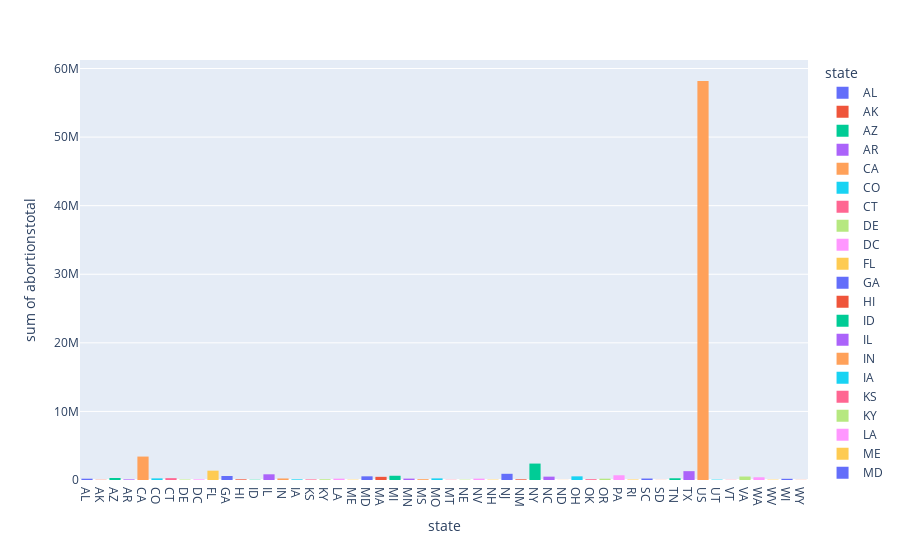

Source (notebook cell):
### Code cell
import plotly.express as px
fig = px.histogram(AbTimeline_df, x="state", y="abortionstotal", color="state")
fig.update_layout(
    xaxis = dict(
    tickmode = 'array',
    tick0 = 0.2,
    dtick = 1   
 )
)
fig.show()

### Figure 1 — Plotly figure (JSON) as saved in the notebook; plotly's stock layout.template omitted (floating-point values rounded to 4 significant figures)
{"data": [{"alignmentgroup": "True", "bingroup": "x", "histfunc": "sum", "hovertemplate": "state=%{x}<br>sum of abortionstotal=%{y}<extra></extra>", "legendgroup": "AL", "marker": {"color": "#636efa", "pattern": {"shape": ""}}, "name": "AL", "offsetgroup": "AL", "orientation": "v", "showlegend": true, "type": "histogram", "x": ["AL", "AL", "AL", "AL", "AL", "AL", "AL", "AL", "AL", "AL", "AL", "AL", "AL", "AL", "AL", "AL", "AL"], "xaxis": "x", "y": [20100, 17720, 14940, 13060, 10840, 10980, 11130, 11020, 10530, 10030, 9600, 8920, 8230, 8310, 8150, 7920, 7660], "yaxis": "y"}, {"alignmentgroup": "True", "bingroup": "x", "histfunc": "sum", "hovertemplate": "state=%{x}<br>sum of abortionstotal=%{y}<extra></extra>", "legendgroup": "AK", "marker": {"color": "#EF553B", "pattern": {"shape": ""}}, "name": "AK", "offsetgroup": "AK", "orientation": "v", "showlegend": true, "type": "histogram", "x": ["AK", "AK", "AK", "AK", "AK", "AK", "AK", "AK", "AK", "AK", "AK", "AK", "AK", "AK", "AK", "AK", "AK"], "xaxis": "x", "y": [2700, 2800, 2310, 1900, 2130, 2060, 2000, 1960, 2040, 2120, 2030, 1890, 1740, 1640, 1540, 1450, 1420], "yaxis": "y"}, {"alignmentgroup": "True", "bingroup": "x", "histfunc": "sum", "hovertemplate": "state=%{x}<br>sum of abortionstotal=%{y}<extra></extra>", "legendgroup": "AZ", "marker": {"color": "#00cc96", "pattern": {"shape": ""}}, "name": "AZ", "offsetgroup": "AZ", "orientation": "v", "showlegend": true, "type": "histogram", "x": ["AZ", "AZ", "AZ", "AZ", "AZ", "AZ", "AZ", "AZ", "AZ", "AZ", "AZ", "AZ", "AZ", "AZ", "AZ", "AZ", "AZ"], "xaxis": "x", "y": [22200, 21200, 20120, 18410, 19710, 18850, 17990, 19770, 17480, 15190, 16270, 15040, 13820, 13240, 13640, 14040, 13270], "yaxis": "y"}, {"alignmentgroup": "True", "bingroup": "x", "histfunc": "sum", "hovertemplate": "state=%{x}<br>sum of abortionstotal=%{y}<extra></extra>", "legendgroup": "AR", "marker": {"color": "#ab63fa", "pattern": {"shape": ""}}, "name": "AR", "offsetgroup": "AR", "orientation": "v", "showlegend": true, "type": "histogram", "x": ["AR", "AR", "AR", "AR", "AR", "AR", "AR", "AR", "AR", "AR", "AR", "AR", "AR", "AR", "AR", "AR", "AR"], "xaxis": "x", "y": [7860, 8690, 6680, 5880, 5200, 5450, 5690, 5710, 5630, 5490, 5210, 5010, 4810, 4350, 3930, 3590, 3710], "yaxis": "y"}, {"alignmentgroup": "True", "bingroup": "x", "histfunc": "sum", "hovertemplate": "state=%{x}<br>sum of abortionstotal=%{y}<extra></extra>", "legendgroup": "CA", "marker": {"color": "#FFA15A", "pattern": {"shape": ""}}, "name": "CA", "offsetgroup": "CA", "orientation": "v", "showlegend": true, "type": "histogram", "x": ["CA", "CA", "CA", "CA", "CA", "CA", "CA", "CA", "CA", "CA", "CA", "CA", "CA", "CA", "CA", "CA", "CA"], "xaxis": "x", "y": [311440, 303850, 237870, 235670, 206260, 213550, 220840, 211930, 200720, 189110, 177360, 170420, 163550, 156690, 148000, 139320, 131380], "yaxis": "y"}, {"alignmentgroup": "True", "bingroup": "x", "histfunc": "sum", "hovertemplate": "state=%{x}<br>sum of abortionstotal=%{y}<extra></extra>", "legendgroup": "CO", "marker": {"color": "#19d3f3", "pattern": {"shape": ""}}, "name": "CO", "offsetgroup": "CO", "orientation": "v", "showlegend": true, "type": "histogram", "x": ["CO", "CO", "CO", "CO", "CO", "CO", "CO", "CO", "CO", "CO", "CO", "CO", "CO", "CO", "CO", "CO", "CO"], "xaxis": "x", "y": [17550, 18410, 16670, 12950, 14720, 14990, 15160, 14920, 14330, 13730, 13130, 12400, 11660, 11760, 11410, 11050, 11100], "yaxis": "y"}, {"alignmentgroup": "True", "bingroup": "x", "histfunc": "sum", "hovertemplate": "state=%{x}<br>sum of abortionstotal=%{y}<extra></extra>", "legendgroup": "CT", "marker": {"color": "#FF6692", "pattern": {"shape": ""}}, "name": "CT", "offsetgroup": "CT", "orientation": "v", "showlegend": true, "type": "histogram", "x": ["CT", "CT", "CT", "CT", "CT", "CT", "CT", "CT", "CT", "CT", "CT", "CT", "CT", "CT", "CT", "CT", "CT"], "xaxis": "x", "y": [24470, 20100, 16510, 15460, 17340, 17580, 17730, 17210, 16350, 15480, 14630, 13900, 13360, 13280, 12770, 12260, 11950], "yaxis": "y"}, {"alignmentgroup": "True", "bingroup": "x", "histfunc": "sum", "hovertemplate": "state=%{x}<br>sum of abortionstotal=%{y}<extra></extra>", "legendgroup": "DE", "marker": {"color": "#B6E880", "pattern": {"shape": ""}}, "name": "DE", "offsetgroup": "DE", "orientation": "v", "showlegend": true, "type": "histogram", "x": ["DE", "DE", "DE", "DE", "DE", "DE", "DE", "DE", "DE", "DE", "DE", "DE", "DE", "DE", "DE", "DE", "DE"], "xaxis": "x", "y": [4570, 4620, 2970, 3920, 4140, 4990, 5850, 5650, 5520, 5380, 4690, 4010, 3340, 3200, 3040, 2880, 2770], "yaxis": "y"}, {"alignmentgroup": "True", "bingroup": "x", "histfunc": "sum", "hovertemplate": "state=%{x}<br>sum of abortionstotal=%{y}<extra></extra>", "legendgroup": "DC", "marker": {"color": "#FF97FF", "pattern": {"shape": ""}}, "name": "DC", "offsetgroup": "DC", "orientation": "v", "showlegend": true, "type": "histogram", "x": ["DC", "DC", "DC", "DC", "DC", "DC", "DC", "DC", "DC", "DC", "DC", "DC", "DC", "DC", "DC", "DC", "DC"], "xaxis": "x", "y": [13830, 11040, 5620, 5750, 6390, 5900, 5400, 5880, 4970, 4060, 3400, 3570, 3740, 3800, 3330, 2870, 3930], "yaxis": "y"}, {"alignmentgroup": "True", "bingroup": "x", "histfunc": "sum", "hovertemplate": "state=%{x}<br>sum of abortionstotal=%{y}<extra></extra>", "legendgroup": "FL", "marker": {"color": "#FECB52", "pattern": {"shape": ""}}, "name": "FL", "offsetgroup": "FL", "orientation": "v", "showlegend": true, "type": "histogram", "x": ["FL", "FL", "FL", "FL", "FL", "FL", "FL", "FL", "FL", "FL", "FL", "FL", "FL", "FL", "FL", "FL", "FL"], "xaxis": "x", "y": [75820, 77320, 90160, 96000, 85360, 86980, 88600, 86310, 84150, 82020, 79890, 76730, 73560, 72630, 69390, 66150, 68640], "yaxis": "y"}, {"alignmentgroup": "True", "bingroup": "x", "histfunc": "sum", "hovertemplate": "state=%{x}<br>sum of abortionstotal=%{y}<extra></extra>", "legendgroup": "GA", "marker": {"color": "#636efa", "pattern": {"shape": ""}}, "name": "GA", "offsetgroup": "GA", "orientation": "v", "showlegend": true, "type": "histogram", "x": ["GA", "GA", "GA", "GA", "GA", "GA", "GA", "GA", "GA", "GA", "GA", "GA", "GA", "GA", "GA", "GA", "GA"], "xaxis": "x", "y": [35320, 39970, 35230, 32270, 32040, 32690, 33680, 39370, 37260, 35160, 34460, 33620, 32550, 31120, 31750, 32390, 32520], "yaxis": "y"}, {"alignmentgroup": "True", "bingroup": "x", "histfunc": "sum", "hovertemplate": "state=%{x}<br>sum of abortionstotal=%{y}<extra></extra>", "legendgroup": "HI", "marker": {"color": "#EF553B", "pattern": {"shape": ""}}, "name": "HI", "offsetgroup": "HI", "orientation": "v", "showlegend": true, "type": "histogram", "x": ["HI", "HI", "HI", "HI", "HI", "HI", "HI", "HI", "HI", "HI", "HI", "HI", "HI", "HI", "HI", "HI", "HI"], "xaxis": "x", "y": [11120, 12180, 6930, 5630, 5330, 5490, 5650, 5650, 5590, 5530, 5540, 4900, 4260, 3750, 3370, 3130, 3220], "yaxis": "y"}, {"alignmentgroup": "True", "bingroup": "x", "histfunc": "sum", "hovertemplate": "state=%{x}<br>sum of abortionstotal=%{y}<extra></extra>", "legendgroup": "ID", "marker": {"color": "#00cc96", "pattern": {"shape": ""}}, "name": "ID", "offsetgroup": "ID", "orientation": "v", "showlegend": true, "type": "histogram", "x": ["ID", "ID", "ID", "ID", "ID", "ID", "ID", "ID", "ID", "ID", "ID", "ID", "ID", "ID", "ID", "ID", "ID"], "xaxis": "x", "y": [2760, 2420, 2450, 2750, 2540, 2700, 2860, 2580, 2490, 2410, 2340, 2090, 1850, 1790, 1780, 1780, 1790], "yaxis": "y"}, {"alignmentgroup": "True", "bingroup": "x", "histfunc": "sum", "hovertemplate": "state=%{x}<br>sum of abortionstotal=%{y}<extra></extra>", "legendgroup": "IL", "marker": {"color": "#ab63fa", "pattern": {"shape": ""}}, "name": "IL", "offsetgroup": "IL", "orientation": "v", "showlegend": true, "type": "histogram", "x": ["IL", "IL", "IL", "IL", "IL", "IL", "IL", "IL", "IL", "IL", "IL", "IL", "IL", "IL", "IL", "IL", "IL"], "xaxis": "x", "y": [72500, 66500, 66920, 58370, 48420, 48560, 48710, 51670, 47020, 42370, 42360, 42020, 41430, 40120, 38830, 37590, 37770], "yaxis": "y"}, {"alignmentgroup": "True", "bingroup": "x", "histfunc": "sum", "hovertemplate": "state=%{x}<br>sum of abortionstotal=%{y}<extra></extra>", "legendgroup": "IN", "marker": {"color": "#FFA15A", "pattern": {"shape": ""}}, "name": "IN", "offsetgroup": "IN", "orientation": "v", "showlegend": true, "type": "histogram", "x": ["IN", "IN", "IN", "IN", "IN", "IN", "IN", "IN", "IN", "IN", "IN", "IN", "IN", "IN", "IN", "IN", "IN"], "xaxis": "x", "y": [20930, 21170, 18340, 15140, 13180, 12810, 12440, 12300, 12020, 11600, 10710, 10200, 9910, 10130, 10190, 10240, 10270], "yaxis": "y"}, {"alignmentgroup": "True", "bingroup": "x", "histfunc": "sum", "hovertemplate": "state=%{x}<br>sum of abortionstotal=%{y}<extra></extra>", "legendgroup": "IA", "marker": {"color": "#19d3f3", "pattern": {"shape": ""}}, "name": "IA", "offsetgroup": "IA", "orientation": "v", "showlegend": true, "type": "histogram", "x": ["IA", "IA", "IA", "IA", "IA", "IA", "IA", "IA", "IA", "IA", "IA", "IA", "IA", "IA", "IA", "IA", "IA"], "xaxis": "x", "y": [10480, 7480, 6150, 6280, 6130, 6390, 6660, 6160, 6010, 5860, 5430, 4790, 4150, 3930, 3990, 4050, 3650], "yaxis": "y"}, {"alignmentgroup": "True", "bingroup": "x", "histfunc": "sum", "hovertemplate": "state=%{x}<br>sum of abortionstotal=%{y}<extra></extra>", "legendgroup": "KS", "marker": {"color": "#FF6692", "pattern": {"shape": ""}}, "name": "KS", "offsetgroup": "KS", "orientation": "v", "showlegend": true, "type": "histogram", "x": ["KS", "KS", "KS", "KS", "KS", "KS", "KS", "KS", "KS", "KS", "KS", "KS", "KS", "KS", "KS", "KS", "KS"], "xaxis": "x", "y": [7210, 7140, 6940, 6440, 5620, 5670, 5720, 5670, 4830, 3990, 3870, 3910, 3940, 3800, 3660, 3520, 3520], "yaxis": "y"}, {"alignmentgroup": "True", "bingroup": "x", "histfunc": "sum", "hovertemplate": "state=%{x}<br>sum of abortionstotal=%{y}<extra></extra>", "legendgroup": "KY", "marker": {"color": "#B6E880", "pattern": {"shape": ""}}, "name": "KY", "offsetgroup": "KY", "orientation": "v", "showlegend": true, "type": "histogram", "x": ["KY", "KY", "KY", "KY", "KY", "KY", "KY", "KY", "KY", "KY", "KY", "KY", "KY", "KY", "KY", "KY", "KY"], "xaxis": "x", "y": [10090, 9850, 7890, 6720, 6060, 6080, 6110, 6380, 6170, 5960, 5820, 5500, 5180, 5180, 4910, 4640, 4780], "yaxis": "y"}, {"alignmentgroup": "True", "bingroup": "x", "histfunc": "sum", "hovertemplate": "state=%{x}<br>sum of abortionstotal=%{y}<extra></extra>", "legendgroup": "LA", "marker": {"color": "#FF97FF", "pattern": {"shape": ""}}, "name": "LA", "offsetgroup": "LA", "orientation": "v", "showlegend": true, "type": "histogram", "x": ["LA", "LA", "LA", "LA", "LA", "LA", "LA", "LA", "LA", "LA", "LA", "LA", "LA", "LA", "LA", "LA", "LA"], "xaxis": "x", "y": [17030, 11800, 13110, 11380, 10330, 11220, 12520, 14110, 12930, 11750, 11310, 10470, 9630, 9620, 9830, 10040, 9280], "yaxis": "y"}, {"alignmentgroup": "True", "bingroup": "x", "histfunc": "sum", "hovertemplate": "state=%{x}<br>sum of abortionstotal=%{y}<extra></extra>", "legendgroup": "ME", "marker": {"color": "#FECB52", "pattern": {"shape": ""}}, "name": "ME", "offsetgroup": "ME", "orientation": "v", "showlegend": true, "type": "histogram", "x": ["ME", "ME", "ME", "ME", "ME", "ME", "ME", "ME", "ME", "ME", "ME", "ME", "ME", "ME", "ME", "ME", "ME"], "xaxis": "x", "y": [4140, 4260, 3390, 2910, 2840, 2940, 3030, 2970, 2830, 2640, 2410, 2390, 2380, 2400, 2240, 2080, 2050], "yaxis": "y"}, {"alignmentgroup": "True", "bingroup": "x", "histfunc": "sum", "hovertemplate": "state=%{x}<br>sum of abortionstotal=%{y}<extra></extra>", "legendgroup": "MD", "marker": {"color": "#636efa", "pattern": {"shape": ""}}, "name": "MD", "offsetgroup": "MD", "orientation": "v", "showlegend": true, "type": "histogram", "x": ["MD", "MD", "MD", "MD", "MD", "MD", "MD", "MD", "MD", "MD", "MD", "MD", "MD", "MD", "MD", "MD", "MD"], "xaxis": "x", "y": [41090, 39490, 36940, 38670, 35250, 31990, 28720, 28390, 29630, 30890, 32140, 29610, 27080, 26430, 26010, 25730, 26940], "yaxis": "y"}, {"alignmentgroup": "True", "bingroup": "x", "histfunc": "sum", "hovertemplate": "state=%{x}<br>sum of abortionstotal=%{y}<extra></extra>", "legendgroup": "MA", "marker": {"color": "#EF553B", "pattern": {"shape": ""}}, "name": "MA", "offsetgroup": "MA", "orientation": "v", "showlegend": true, "type": "histogram", "x": ["MA", "MA", "MA", "MA", "MA", "MA", "MA", "MA", "MA", "MA", "MA", "MA", "MA", "MA", "MA", "MA", "MA"], "xaxis": "x", "y": [44260, 41610, 40150, 29870, 27800, 27130, 26460, 25800, 25240, 24790, 24430, 22840, 21250, 21280, 20370, 19470, 18880], "yaxis": "y"}, {"alignmentgroup": "True", "bingroup": "x", "histfunc": "sum", "hovertemplate": "state=%{x}<br>sum of abortionstotal=%{y}<extra></extra>", "legendgroup": "MI", "marker": {"color": "#00cc96", "pattern": {"shape": ""}}, "name": "MI", "offsetgroup": "MI", "orientation": "v", "showlegend": true, "type": "histogram", "x": ["MI", "MI", "MI", "MI", "MI", "MI", "MI", "MI", "MI", "MI", "MI", "MI", "MI", "MI", "MI", "MI", "MI"], "xaxis": "x", "y": [62770, 54530, 47430, 45710, 39930, 37530, 35780, 36050, 33410, 30770, 29270, 28780, 28420, 28130, 27290, 26460, 26130], "yaxis": "y"}, {"alignmentgroup": "True", "bingroup": "x", "histfunc": "sum", "hovertemplate": "state=%{x}<br>sum of abortionstotal=%{y}<extra></extra>", "legendgroup": "MN", "marker": {"color": "#ab63fa", "pattern": {"shape": ""}}, "name": "MN", "offsetgroup": "MN", "orientation": "v", "showlegend": true, "type": "histogram", "x": ["MN", "MN", "MN", "MN", "MN", "MN", "MN", "MN", "MN", "MN", "MN", "MN", "MN", "MN", "MN", "MN", "MN"], "xaxis": "x", "y": [17400, 15090, 13950, 13940, 13370, 13420, 13480, 12580, 11780, 11120, 10690, 10130, 9570, 9230, 9360, 9590, 10100], "yaxis": "y"}, {"alignmentgroup": "True", "bingroup": "x", "histfunc": "sum", "hovertemplate": "state=%{x}<br>sum of abortionstotal=%{y}<extra></extra>", "legendgroup": "MS", "marker": {"color": "#FFA15A", "pattern": {"shape": ""}}, "name": "MS", "offsetgroup": "MS", "orientation": "v", "showlegend": true, "type": "histogram", "x": ["MS", "MS", "MS", "MS", "MS", "MS", "MS", "MS", "MS", "MS", "MS", "MS", "MS", "MS", "MS", "MS", "MS"], "xaxis": "x", "y": [6480, 8830, 9020, 9060, 7930, 7880, 7850, 8210, 7640, 7070, 6700, 6280, 5860, 5540, 5300, 5100, 4930], "yaxis": "y"}, {"alignmentgroup": "True", "bingroup": "x", "histfunc": "sum", "hovertemplate": "state=%{x}<br>sum of abortionstotal=%{y}<extra></extra>", "legendgroup": "MO", "marker": {"color": "#19d3f3", "pattern": {"shape": ""}}, "name": "MO", "offsetgroup": "MO", "orientation": "v", "showlegend": true, "type": "histogram", "x": ["MO", "MO", "MO", "MO", "MO", "MO", "MO", "MO", "MO", "MO", "MO", "MO", "MO", "MO", "MO", "MO", "MO"], "xaxis": "x", "y": [23940, 19870, 16050, 17410, 14900, 15070, 15250, 15160, 13550, 11930, 11510, 11080, 10610, 9180, 9640, 10100, 9690], "yaxis": "y"}, {"alignmentgroup": "True", "bingroup": "x", "histfunc": "sum", "hovertemplate": "state=%{x}<br>sum of abortionstotal=%{y}<extra></extra>", "legendgroup": "MT", "marker": {"color": "#FF6692", "pattern": {"shape": ""}}, "name": "MT", "offsetgroup": "MT", "orientation": "v", "showlegend": true, "type": "histogram", "x": ["MT", "MT", "MT", "MT", "MT", "MT", "MT", "MT", "MT", "MT", "MT", "MT", "MT", "MT", "MT", "MT", "MT"], "xaxis": "x", "y": [2350, 2810, 2430, 2220, 2020, 2070, 2110, 2040, 2000, 1980, 1990, 1820, 1660, 1520, 1530, 1540, 1510], "yaxis": "y"}, {"alignmentgroup": "True", "bingroup": "x", "histfunc": "sum", "hovertemplate": "state=%{x}<br>sum of abortionstotal=%{y}<extra></extra>", "legendgroup": "NE", "marker": {"color": "#B6E880", "pattern": {"shape": ""}}, "name": "NE", "offsetgroup": "NE", "orientation": "v", "showlegend": true, "type": "histogram", "x": ["NE", "NE", "NE", "NE", "NE", "NE", "NE", "NE", "NE", "NE", "NE", "NE", "NE", "NE", "NE", "NE", "NE"], "xaxis": "x", "y": [5490, 4950, 3930, 3920, 2990, 2690, 2500, 2850, 2630, 2410, 2550, 2510, 2440, 2360, 2260, 2170, 2250], "yaxis": "y"}, {"alignmentgroup": "True", "bingroup": "x", "histfunc": "sum", "hovertemplate": "state=%{x}<br>sum of abortionstotal=%{y}<extra></extra>", "legendgroup": "NV", "marker": {"color": "#FF97FF", "pattern": {"shape": ""}}, "name": "NV", "offsetgroup": "NV", "orientation": "v", "showlegend": true, "type": "histogram", "x": ["NV", "NV", "NV", "NV", "NV", "NV", "NV", "NV", "NV", "NV", "NV", "NV", "NV", "NV", "NV", "NV", "NV"], "xaxis": "x", "y": [9450, 12400, 14080, 12880, 12990, 13320, 13630, 13020, 12790, 12570, 11960, 10750, 9550, 10840, 10150, 9460, 9620], "yaxis": "y"}, {"alignmentgroup": "True", "bingroup": "x", "histfunc": "sum", "hovertemplate": "state=%{x}<br>sum of abortionstotal=%{y}<extra></extra>", "legendgroup": "NH", "marker": {"color": "#FECB52", "pattern": {"shape": ""}}, "name": "NH", "offsetgroup": "NH", "orientation": "v", "showlegend": true, "type": "histogram", "x": ["NH", "NH", "NH", "NH", "NH", "NH", "NH", "NH", "NH", "NH", "NH", "NH", "NH", "NH", "NH", "NH", "NH"], "xaxis": "x", "y": [5940, 4490, 4670, 4020, 3060, 3030, 2990, 2860, 2840, 2830, 2880, 2610, 2340, 2530, 2480, 2410, 2330], "yaxis": "y"}, {"alignmentgroup": "True", "bingroup": "x", "histfunc": "sum", "hovertemplate": "state=%{x}<br>sum of abortionstotal=%{y}<extra></extra>", "legendgroup": "NJ", "marker": {"color": "#636efa", "pattern": {"shape": ""}}, "name": "NJ", "offsetgroup": "NJ", "orientation": "v", "showlegend": true, "type": "histogram", "x": ["NJ", "NJ", "NJ", "NJ", "NJ", "NJ", "NJ", "NJ", "NJ", "NJ", "NJ", "NJ", "NJ", "NJ", "NJ", "NJ", "NJ"], "xaxis": "x", "y": [66300, 58420, 64230, 66110, 60330, 58030, 55740, 54730, 51930, 49130, 46670, 44680, 43340, 43990, 45680, 47370, 47010], "yaxis": "y"}, {"alignmentgroup": "True", "bingroup": "x", "histfunc": "sum", "hovertemplate": "state=%{x}<br>sum of abortionstotal=%{y}<extra></extra>", "legendgroup": "NM", "marker": {"color": "#EF553B", "pattern": {"shape": ""}}, "name": "NM", "offsetgroup": "NM", "orientation": "v", "showlegend": true, "type": "histogram", "x": ["NM", "NM", "NM", "NM", "NM", "NM", "NM", "NM", "NM", "NM", "NM", "NM", "NM", "NM", "NM", "NM", "NM"], "xaxis": "x", "y": [8180, 7780, 6560, 6890, 6690, 7020, 7350, 6730, 6420, 6110, 5520, 4860, 4190, 4030, 4120, 4210, 3830], "yaxis": "y"}, {"alignmentgroup": "True", "bingroup": "x", "histfunc": "sum", "hovertemplate": "state=%{x}<br>sum of abortionstotal=%{y}<extra></extra>", "legendgroup": "NY", "marker": {"color": "#00cc96", "pattern": {"shape": ""}}, "name": "NY", "offsetgroup": "NY", "orientation": "v", "showlegend": true, "type": "histogram", "x": ["NY", "NY", "NY", "NY", "NY", "NY", "NY", "NY", "NY", "NY", "NY", "NY", "NY", "NY", "NY", "NY", "NY"], "xaxis": "x", "y": [179830, 191100, 164080, 161160, 152340, 148030, 144390, 149070, 144390, 139700, 136280, 126630, 116970, 117580, 113350, 108350, 103060], "yaxis": "y"}, {"alignmentgroup": "True", "bingroup": "x", "histfunc": "sum", "hovertemplate": "state=%{x}<br>sum of abortionstotal=%{y}<extra></extra>", "legendgroup": "NC", "marker": {"color": "#ab63fa", "pattern": {"shape": ""}}, "name": "NC", "offsetgroup": "NC", "orientation": "v", "showlegend": true, "type": "histogram", "x": ["NC", "NC", "NC", "NC", "NC", "NC", "NC", "NC", "NC", "NC", "NC", "NC", "NC", "NC", "NC", "NC", "NC"], "xaxis": "x", "y": [38120, 34000, 31070, 33620, 29730, 29970, 30220, 29000, 28340, 27670, 25080, 25960, 26850, 26410, 24870, 23320, 25060], "yaxis": "y"}, {"alignmentgroup": "True", "bingroup": "x", "histfunc": "sum", "hovertemplate": "state=%{x}<br>sum of abortionstotal=%{y}<extra></extra>", "legendgroup": "ND", "marker": {"color": "#FFA15A", "pattern": {"shape": ""}}, "name": "ND", "offsetgroup": "ND", "orientation": "v", "showlegend": true, "type": "histogram", "x": ["ND", "ND", "ND", "ND", "ND", "ND", "ND", "ND", "ND", "ND", "ND", "ND", "ND", "ND", "ND", "ND", "ND"], "xaxis": "x", "y": [1510, 1190, 1050, 940, 890, 900, 910, 1010, 1000, 980, 940, 920, 900, 1020, 990, 960, 970], "yaxis": "y"}, {"alignmentgroup": "True", "bingroup": "x", "histfunc": "sum", "hovertemplate": "state=%{x}<br>sum of abortionstotal=%{y}<extra></extra>", "legendgroup": "OH", "marker": {"color": "#19d3f3", "pattern": {"shape": ""}}, "name": "OH", "offsetgroup": "OH", "orientation": "v", "showlegend": true, "type": "histogram", "x": ["OH", "OH", "OH", "OH", "OH", "OH", "OH", "OH", "OH", "OH", "OH", "OH", "OH", "OH", "OH", "OH", "OH"], "xaxis": "x", "y": [50780, 46190, 41320, 38090, 33140, 32880, 32620, 32370, 30760, 29140, 27930, 26200, 24470, 23220, 21980, 20790, 20560], "yaxis": "y"}, {"alignmentgroup": "True", "bingroup": "x", "histfunc": "sum", "hovertemplate": "state=%{x}<br>sum of abortionstotal=%{y}<extra></extra>", "legendgroup": "OK", "marker": {"color": "#FF6692", "pattern": {"shape": ""}}, "name": "OK", "offsetgroup": "OK", "orientation": "v", "showlegend": true, "type": "histogram", "x": ["OK", "OK", "OK", "OK", "OK", "OK", "OK", "OK", "OK", "OK", "OK", "OK", "OK", "OK", "OK", "OK", "OK"], "xaxis": "x", "y": [12240, 9080, 8490, 7780, 7420, 7450, 7480, 7500, 7060, 6510, 5910, 5830, 5760, 5210, 4800, 4550, 4780], "yaxis": "y"}, {"alignmentgroup": "True", "bingroup": "x", "histfunc": "sum", "hovertemplate": "state=%{x}<br>sum of abortionstotal=%{y}<extra></extra>", "legendgroup": "OR", "marker": {"color": "#B6E880", "pattern": {"shape": ""}}, "name": "OR", "offsetgroup": "OR", "orientation": "v", "showlegend": true, "type": "histogram", "x": ["OR", "OR", "OR", "OR", "OR", "OR", "OR", "OR", "OR", "OR", "OR", "OR", "OR", "OR", "OR", "OR", "OR"], "xaxis": "x", "y": [14850, 14620, 13540, 15270, 11900, 12150, 12410, 11800, 11020, 10250, 10020, 9310, 8600, 8760, 8950, 9140, 8950], "yaxis": "y"}, {"alignmentgroup": "True", "bingroup": "x", "histfunc": "sum", "hovertemplate": "state=%{x}<br>sum of abortionstotal=%{y}<extra></extra>", "legendgroup": "PA", "marker": {"color": "#FF97FF", "pattern": {"shape": ""}}, "name": "PA", "offsetgroup": "PA", "orientation": "v", "showlegend": true, "type": "histogram", "x": ["PA", "PA", "PA", "PA", "PA", "PA", "PA", "PA", "PA", "PA", "PA", "PA", "PA", "PA", "PA", "PA", "PA"], "xaxis": "x", "y": [53050, 50720, 42080, 39670, 38110, 39770, 42550, 46670, 44820, 42250, 39200, 36560, 34580, 34230, 34550, 34870, 33910], "yaxis": "y"}, {"alignmentgroup": "True", "bingroup": "x", "histfunc": "sum", "hovertemplate": "state=%{x}<br>sum of abortionstotal=%{y}<extra></extra>", "legendgroup": "RI", "marker": {"color": "#FECB52", "pattern": {"shape": ""}}, "name": "RI", "offsetgroup": "RI", "orientation": "v", "showlegend": true, "type": "histogram", "x": ["RI", "RI", "RI", "RI", "RI", "RI", "RI", "RI", "RI", "RI", "RI", "RI", "RI", "RI", "RI", "RI", "RI"], "xaxis": "x", "y": [5800, 5830, 5290, 4900, 4680, 4550, 4420, 4340, 4100, 3850, 3690, 3410, 3130, 3220, 3290, 3340, 3280], "yaxis": "y"}, {"alignmentgroup": "True", "bingroup": "x", "histfunc": "sum", "hovertemplate": "state=%{x}<br>sum of abortionstotal=%{y}<extra></extra>", "legendgroup": "SC", "marker": {"color": "#636efa", "pattern": {"shape": ""}}, "name": "SC", "offsetgroup": "SC", "orientation": "v", "showlegend": true, "type": "histogram", "x": ["SC", "SC", "SC", "SC", "SC", "SC", "SC", "SC", "SC", "SC", "SC", "SC", "SC", "SC", "SC", "SC", "SC"], "xaxis": "x", "y": [16440, 14410, 12450, 12120, 13320, 13590, 13750, 13200, 13050, 12900, 11580, 11440, 11300, 10940, 10930, 10920, 11380], "yaxis": "y"}, {"alignmentgroup": "True", "bingroup": "x", "histfunc": "sum", "hovertemplate": "state=%{x}<br>sum of abortionstotal=%{y}<extra></extra>", "legendgroup": "SD", "marker": {"color": "#EF553B", "pattern": {"shape": ""}}, "name": "SD", "offsetgroup": "SD", "orientation": "v", "showlegend": true, "type": "histogram", "x": ["SD", "SD", "SD", "SD", "SD", "SD", "SD", "SD", "SD", "SD", "SD", "SD", "SD", "SD", "SD", "SD", "SD"], "xaxis": "x", "y": [1420, 1340, 1200, 1020, 980, 970, 960, 970, 900, 840, 850, 840, 830, 810, 770, 730, 750], "yaxis": "y"}, {"alignmentgroup": "True", "bingroup": "x", "histfunc": "sum", "hovertemplate": "state=%{x}<br>sum of abortionstotal=%{y}<extra></extra>", "legendgroup": "TN", "marker": {"color": "#00cc96", "pattern": {"shape": ""}}, "name": "TN", "offsetgroup": "TN", "orientation": "v", "showlegend": true, "type": "histogram", "x": ["TN", "TN", "TN", "TN", "TN", "TN", "TN", "TN", "TN", "TN", "TN", "TN", "TN", "TN", "TN", "TN", "TN"], "xaxis": "x", "y": [20060, 19110, 16690, 17270, 15520, 15550, 15590, 16210, 15290, 14370, 13670, 13210, 12760, 12300, 11770, 11230, 11060], "yaxis": "y"}, {"alignmentgroup": "True", "bingroup": "x", "histfunc": "sum", "hovertemplate": "state=%{x}<br>sum of abortionstotal=%{y}<extra></extra>", "legendgroup": "TX", "marker": {"color": "#ab63fa", "pattern": {"shape": ""}}, "name": "TX", "offsetgroup": "TX", "orientation": "v", "showlegend": true, "type": "histogram", "x": ["TX", "TX", "TX", "TX", "TX", "TX", "TX", "TX", "TX", "TX", "TX", "TX", "TX", "TX", "TX", "TX", "TX"], "xaxis": "x", "y": [97450, 94590, 88250, 87110, 84560, 82540, 80510, 82690, 81060, 78130, 72140, 69520, 66910, 56400, 55690, 55100, 56340], "yaxis": "y"}, {"alignmentgroup": "True", "bingroup": "x", "histfunc": "sum", "hovertemplate": "state=%{x}<br>sum of abortionstotal=%{y}<extra></extra>", "legendgroup": "US", "marker": {"color": "#FFA15A", "pattern": {"shape": ""}}, "name": "US", "offsetgroup": "US", "orientation": "v", "showlegend": true, "type": "histogram", "x": ["US", "US", "US", "US", "US", "US", "US", "US", "US", "US", "US", "US", "US", "US", "US", "US", "US", "US", "US", "US", "US", "US", "US", "US", "US", "US", "US", "US", "US", "US", "US", "US", "US", "US", "US", "US", "US", "US", "US", "US", "US", "US", "US", "US", "US"], "xaxis": "x", "y": [744610, 898570, 1034170, 1179300, 1316700, 1409600, 1497670, 1553890, 1577340, 1573920, 1575000, 1577180, 1588550, 1574000, 1559110, 1590750, 1566870, 1608620, 1556510, 1528930, 1495000, 1423000, 1359440, 1360160, 1335000, 1319000, 1314790, 1312990, 1291000, 1269000, 1250000, 1222100, 1206200, 1242000, 1209640, 1212350, 1151600, 1102670, 1058490, 1011070, 958700, 926190, 899270, 874080, 862320], "yaxis": "y"}, {"alignmentgroup": "True", "bingroup": "x", "histfunc": "sum", "hovertemplate": "state=%{x}<br>sum of abortionstotal=%{y}<extra></extra>", "legendgroup": "UT", "marker": {"color": "#19d3f3", "pattern": {"shape": ""}}, "name": "UT", "offsetgroup": "UT", "orientation": "v", "showlegend": true, "type": "histogram", "x": ["UT", "UT", "UT", "UT", "UT", "UT", "UT", "UT", "UT", "UT", "UT", "UT", "UT", "UT", "UT", "UT", "UT"], "xaxis": "x", "y": [4590, 3800, 3850, 3500, 3610, 3780, 3940, 3880, 3690, 3470, 3240, 3210, 3170, 2960, 3010, 3050, 3020], "yaxis": "y"}, {"alignmentgroup": "True", "bingroup": "x", "histfunc": "sum", "hovertemplate": "state=%{x}<br>sum of abortionstotal=%{y}<extra></extra>", "legendgroup": "VT", "marker": {"color": "#FF6692", "pattern": {"shape": ""}}, "name": "VT", "offsetgroup": "VT", "orientation": "v", "showlegend": true, "type": "histogram", "x": ["VT", "VT", "VT", "VT", "VT", "VT", "VT", "VT", "VT", "VT", "VT", "VT", "VT", "VT", "VT", "VT", "VT"], "xaxis": "x", "y": [2920, 2160, 2050, 1510, 1810, 1760, 1720, 1730, 1670, 1600, 1610, 1560, 1490, 1380, 1320, 1260, 1140], "yaxis": "y"}, {"alignmentgroup": "True", "bingroup": "x", "histfunc": "sum", "hovertemplate": "state=%{x}<br>sum of abortionstotal=%{y}<extra></extra>", "legendgroup": "VA", "marker": {"color": "#B6E880", "pattern": {"shape": ""}}, "name": "VA", "offsetgroup": "VA", "orientation": "v", "showlegend": true, "type": "histogram", "x": ["VA", "VA", "VA", "VA", "VA", "VA", "VA", "VA", "VA", "VA", "VA", "VA", "VA", "VA", "VA", "VA", "VA"], "xaxis": "x", "y": [40240, 38130, 32450, 30690, 30590, 31670, 32750, 31360, 30950, 30550, 29160, 29510, 29860, 24590, 23290, 21990, 20290], "yaxis": "y"}, {"alignmentgroup": "True", "bingroup": "x", "histfunc": "sum", "hovertemplate": "state=%{x}<br>sum of abortionstotal=%{y}<extra></extra>", "legendgroup": "WA", "marker": {"color": "#FF97FF", "pattern": {"shape": ""}}, "name": "WA", "offsetgroup": "WA", "orientation": "v", "showlegend": true, "type": "histogram", "x": ["WA", "WA", "WA", "WA", "WA", "WA", "WA", "WA", "WA", "WA", "WA", "WA", "WA", "WA", "WA", "WA", "WA"], "xaxis": "x", "y": [30890, 33620, 26960, 26970, 23680, 24350, 25030, 24670, 23530, 22380, 21830, 20470, 19100, 19150, 18340, 17530, 17760], "yaxis": "y"}, {"alignmentgroup": "True", "bingroup": "x", "histfunc": "sum", "hovertemplate": "state=%{x}<br>sum of abortionstotal=%{y}<extra></extra>", "legendgroup": "WV", "marker": {"color": "#FECB52", "pattern": {"shape": ""}}, "name": "WV", "offsetgroup": "WV", "orientation": "v", "showlegend": true, "type": "histogram", "x": ["WV", "WV", "WV", "WV", "WV", "WV", "WV", "WV", "WV", "WV", "WV", "WV", "WV", "WV", "WV", "WV", "WV"], "xaxis": "x", "y": [4800, 4460, 3400, 2930, 2700, 2880, 3070, 2680, 3070, 3460, 3320, 2800, 2280, 2280, 2380, 2490, 2380], "yaxis": "y"}, {"alignmentgroup": "True", "bingroup": "x", "histfunc": "sum", "hovertemplate": "state=%{x}<br>sum of abortionstotal=%{y}<extra></extra>", "legendgroup": "WI", "marker": {"color": "#636efa", "pattern": {"shape": ""}}, "name": "WI", "offsetgroup": "WI", "orientation": "v", "showlegend": true, "type": "histogram", "x": ["WI", "WI", "WI", "WI", "WI", "WI", "WI", "WI", "WI", "WI", "WI", "WI", "WI", "WI", "WI", "WI", "WI"], "xaxis": "x", "y": [18580, 16280, 14980, 12450, 10920, 10390, 9870, 9660, 9420, 9140, 8660, 8080, 7510, 7430, 7360, 7310, 7540], "yaxis": "y"}, {"alignmentgroup": "True", "bingroup": "x", "histfunc": "sum", "hovertemplate": "state=%{x}<br>sum of abortionstotal=%{y}<extra></extra>", "legendgroup": "WY", "marker": {"color": "#EF553B", "pattern": {"shape": ""}}, "name": "WY", "offsetgroup": "WY", "orientation": "v", "showlegend": true, "type": "histogram", "x": ["WY", "WY", "WY", "WY", "WY", "WY", "WY", "WY", "WY", "WY", "WY", "WY", "WY", "WY", "WY", "WY", "WY"], "xaxis": "x", "y": [1370, 1390, 1630, 2090, 1220, 1200, 1170, 1060, 1030, 1010, 1060, 940, 820, 850, 810, 770, 720], "yaxis": "y"}], "layout": {"barmode": "relative", "legend": {"title": {"text": "state"}, "tracegroupgap": 0}, "margin": {"t": 60}, "xaxis": {"anchor": "y", "categoryarray": ["AL", "AK", "AZ", "AR", "CA", "CO", "CT", "DE", "DC", "FL", "GA", "HI", "ID", "IL", "IN", "IA", "KS", "KY", "LA", "ME", "MD", "MA", "MI", "MN", "MS", "MO", "MT", "NE", "NV", "NH", "NJ", "NM", "NY", "NC", "ND", "OH", "OK", "OR", "PA", "RI", "SC", "SD", "TN", "TX", "US", "UT", "VT", "VA", "WA", "WV", "WI", "WY"], "categoryorder": "array", "domain": [0, 1], "dtick": 1, "tick0": 0.2, "tickmode": "array", "title": {"text": "state"}}, "yaxis": {"anchor": "x", "domain": [0, 1], "title": {"text": "sum of abortionstotal"}}}}
